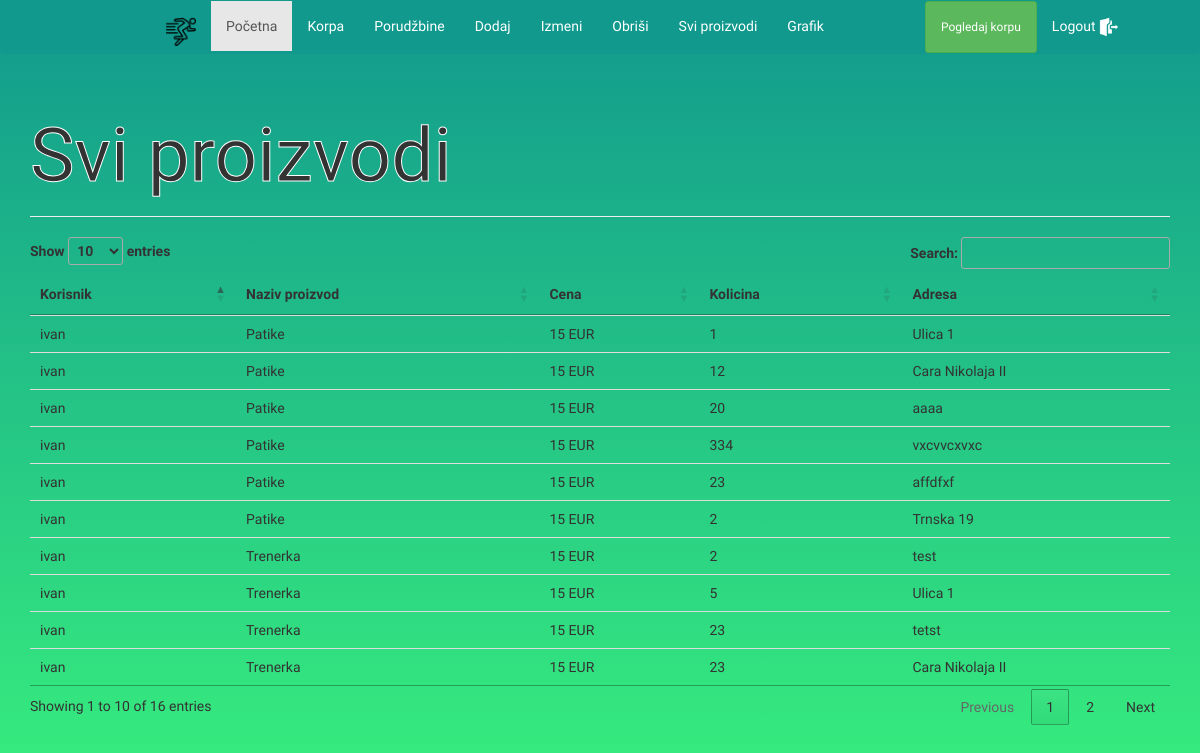
Page /svi_proizvodi.php (signed in) on the committed database.
### tables this page shows
CREATE TABLE IF NOT EXISTS `orders_list` (
  `id` int(11) NOT NULL AUTO_INCREMENT,
  `order_id` int(11) NOT NULL,
  `product_id` int(11) NOT NULL,
  `quantity` int(11) NOT NULL,
  PRIMARY KEY (`id`)
);

CREATE TABLE IF NOT EXISTS `users` (
  `id` int(11) NOT NULL AUTO_INCREMENT,
  `username` text NOT NULL,
  `password` text NOT NULL,
  `admin` int(11) NOT NULL DEFAULT 0,
  PRIMARY KEY (`id`)
);

CREATE TABLE IF NOT EXISTS `products` (
  `id` int(11) NOT NULL AUTO_INCREMENT,
  `product_name` varchar(100) NOT NULL,
  `price` float NOT NULL,
  PRIMARY KEY (`id`)
);

CREATE TABLE IF NOT EXISTS `orders` (
  `id` int(11) NOT NULL AUTO_INCREMENT,
  `user_id` int(11) NOT NULL,
  `time_ordered` datetime NOT NULL,
  `address` varchar(200) NOT NULL,
  `status` int(11) NOT NULL DEFAULT 0,
  PRIMARY KEY (`id`)
);

### svi_proizvodi.php (the view, shortened to what this page needs)
<?php
include "konekcija.php";
$sql = "SELECT * FROM orders_list as ol JOIN orders as o ON o.id=ol.order_id JOIN products as p ON p.id = ol.product_id JOIN users as u ON u.id = o.user_id";
$q=$mysqli->query($sql);
?>
<!DOCTYPE html>
<html>
<head>
	<link rel="stylesheet" href="https://stackpath.bootstrapcdn.com/bootstrap/3.4.1/css/bootstrap.min.css">
  <link rel="stylesheet" href="https://cdn.datatables.net/1.10.20/css/jquery.dataTables.min.css">
	<link rel="stylesheet" href="style.css">
</head>
<body>
  <?php include "inc/nav.php"; ?>
  <div class="container">
    <div class="row">
      <div class="col-lg-12">
        <div class="page-header">
          <h1>Svi proizvodi</h1>
        </div>
      </div>
    </div>
    <div class="row">
      <div class="col-lg-12">
        <table class="table">
          <thead>
            <tr>
              <th>Korisnik</th>
              <th>Naziv proizvod</th>
              <th>Cena</th>
              <th>Kolicina</th>
              <th>Adresa</th>
            </tr>
          </thead>
          <tbody>
            <?php while($red=$q->fetch_object()) {
              ?>
                <tr>
                  <td><?php echo $red->username; ?></td>
                  <td><?php echo $red->product_name; ?></td>
                  <td><?php echo $red->price; ?> EUR</td>
                  <td><?php echo $red->quantity; ?></td>
                  <td><?php echo $red->address; ?></td>
                </tr>
              <?php
              } ?>
          </tbody>
        </table>
      </div>
    </div>
  </div>
</body>
</html>

### inc/nav.php (shortened to what this page needs)
<nav class="navbar navbar-default">
    <div class="container-fluid">
      <div class="navbar-header">
        <a class="navbar-brand" href="index.php"><img class="logo" src="img/haljina.png" alt=""></a>
      </div>
      <div class="collapse navbar-collapse" id="bs-example-navbar-collapse-1">
        <ul class="nav navbar-nav">
          <li class="active"><a href="index.php">Početna</span></a></li>
          <li><a href="korpa.php">Korpa</a></li>
          <li><a href="admin.php">Porudžbine</a></li>
          <li><a href="dodaj.php">Dodaj</a></li>
          <li><a href="izmeni.php">Izmeni</a></li>
          <li><a href="obrisi.php">Obriši</a></li>
          <li><a href="svi_proizvodi.php">Svi proizvodi</a></li>
          <li><a href="grafik.php">Grafik</a></li>
        </ul>
        <ul class="nav navbar-nav navbar-right">
        <li><a class="btn btn-success btn-sm" href="korpa.php" role="button">Pogledaj korpu</a></li>
          <li><a href="logout.php">Logout <img class="logout" src="img/logout.png" alt=""></a></li>
        </ul>
      </div>
    </div>
  </nav>

### style.css (style rules this page uses)
html, body { height: 100%; }
.logo { width: 30px; height: 30px; margin-left: 150px; margin-bottom: 15px; }
.navbar-default { background-color: #11998e; }
.logout { width: 20px; height: 20px; margin-right: 50px; }
.navbar-default .navbar-nav li a { color: white; }
body { background: #11998e; background: -webkit-linear-gradient(to top, #38ef7d, #11998e); background: linear-gradient(to top, #38ef7d, #11998e); font-family: 'Oswald', sans-serif; }
body h1 { -webkit-text-stroke-width: 1px; font-size: 75px; -webkit-text-stroke-color: white; }
.navbar-default { border-color:#11998e; }

### rows in the picture
orders_list: users.username "ivan", product.product_name "Patike", product.price "15", quantity "1", order.address "Ulica 1"
orders_list: users.username "ivan", product.product_name "Patike", product.price "15", quantity "12", order.address "Cara Nikolaja II"
orders_list: users.username "ivan", product.product_name "Patike", product.price "15", quantity "20", order.address "aaaa"
orders_list: users.username "ivan", product.product_name "Patike", product.price "15", quantity "334", order.address "vxcvvcxvxc"
orders_list: users.username "ivan", product.product_name "Patike", product.price "15", quantity "23", order.address "affdfxf"
orders_list: users.username "ivan", product.product_name "Patike", product.price "15", quantity "2", order.address "Trnska 19"
orders_list: users.username "ivan", product.product_name "Trenerka", product.price "15", quantity "2", order.address "test"
orders_list: users.username "ivan", product.product_name "Trenerka", product.price "15", quantity "5", order.address "Ulica 1"
orders_list: users.username "ivan", product.product_name "Trenerka", product.price "15", quantity "23", order.address "tetst"
orders_list: users.username "ivan", product.product_name "Trenerka", product.price "15", quantity "23", order.address "Cara Nikolaja II"
